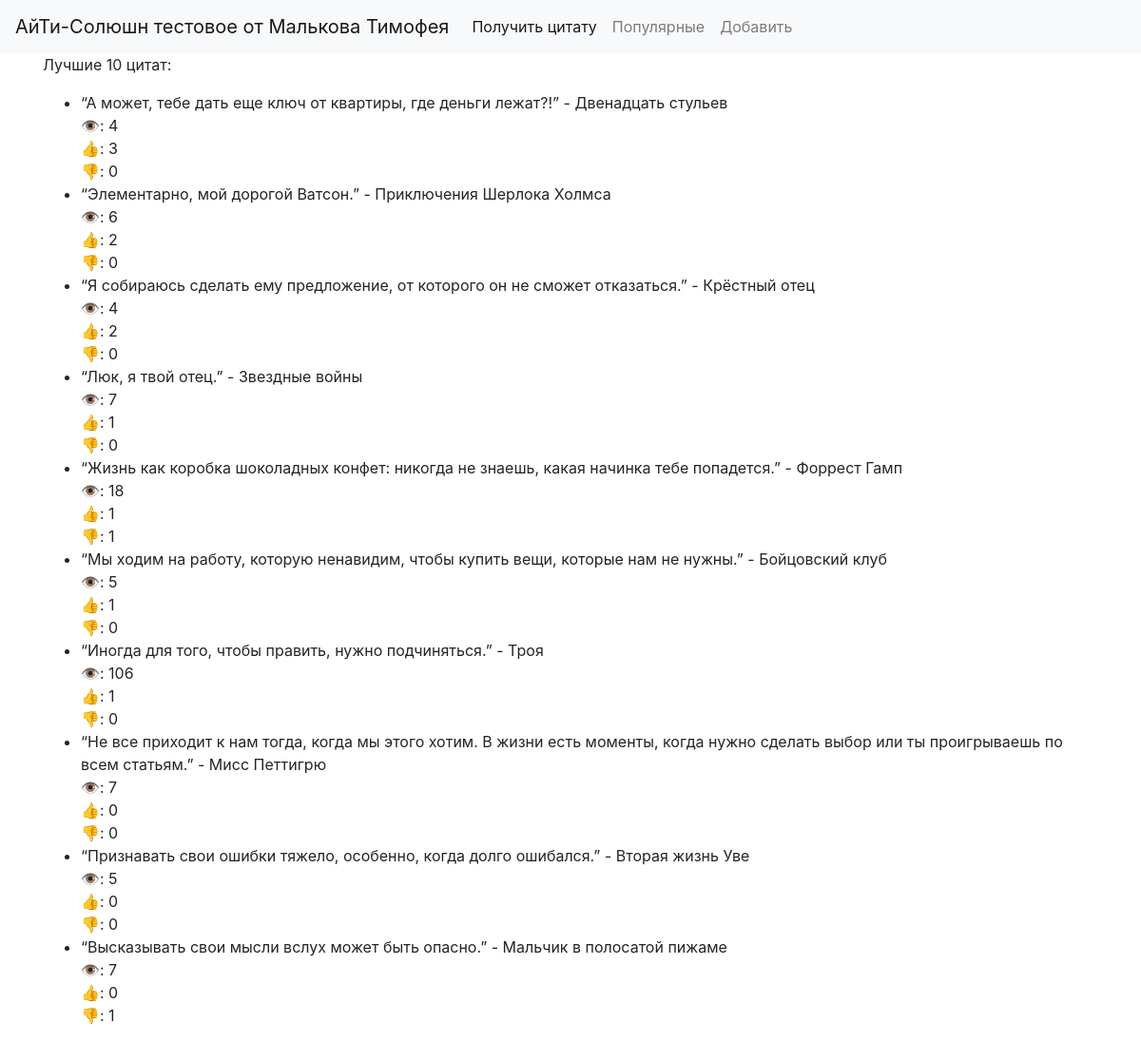
/board/, run on the app's committed database.
### myapp/models.py (models this page shows, shortened)
class QuoteItem(models.Model):
    quote = models.CharField(max_length=200)
    source = models.ForeignKey(Source, on_delete=models.CASCADE)
    weight = models.IntegerField(default=1)
    likes = models.IntegerField(default=0)
    dislikes = models.IntegerField(default=0)
    view_count = models.IntegerField(default=0)
    creation_date = models.DateField(auto_now_add=True)
    class Meta:
        unique_together = ['quote', 'source']

class Source(models.Model):
    name = models.CharField(max_length=200)
    class Meta:
        unique_together = ['name']
    def __str__(self):
        return f"{self.name}"

### myapp/views.py (the view)
# urls.py: path("board/", views.board, name="board")
def board(request):
    items = QuoteItem.objects.all().order_by('-likes')[:10]
    return render(request, "board.html", {"quotes": items})

### myapp/templates/board.html
{% extends "base.html" %} {% block title %} Popular quotes {% endblock %}
{% block content %}
<p> Лучшие 10 цитат: </p>
<ul>
    {% for quote in quotes %}
        <li>
            <q>{{ quote.quote }}</q> - {{ quote.source }}
            <br>👁: {{quote.view_count}}
            <br>👍: {{quote.likes}}
            <br>👎: {{quote.dislikes}}
        </li>
    {% endfor %}
</ul>
{% endblock %}

### myapp/templates/base.html (shortened to what this page needs)
<!DOCTYPE html>
<html lang="en">
  <head>
    <link rel="stylesheet" href="https://stackpath.bootstrapcdn.com/bootstrap/4.3.1/css/bootstrap.min.css"  rel="stylesheet" />
  </head>
  <body>
    <nav class="navbar navbar-expand-lg navbar-light bg-light">
      <a class="navbar-brand" href="#">АйТи-Солюшн тестовое от Малькова Тимофея</a>
      <div class="collapse navbar-collapse" id="navbarNav">
        <ul class="navbar-nav">
          <li class="nav-item active">
            <a class="nav-link" href="../index/">Получить цитату</a>
          </li>
          <li class="nav-item">
            <a class="nav-link" href="../board/">Популярные</a>
          </li>
          <li class="nav-item">
            <a class="nav-link" href="../add/">Добавить</a>
          </li>
        </ul>
      </div>
    </nav>
    <div class="container">{% block content %} {% endblock %}</div>
  </body>
</html>

### data on the page
QuoteItem: quote "А может, тебе дать еще ключ от квартиры, где деньги лежат?!", source "Двенадцать стульев", view_count "4", likes "3", dislikes "0"
QuoteItem: quote "Элементарно, мой дорогой Ватсон.", source "Приключения Шерлока Холмса", view_count "6", likes "2", dislikes "0"
QuoteItem: quote "Я собираюсь сделать ему предложение, от которого он не сможет отказаться.", source "Крёстный отец", view_count "4", likes "2", dislikes "0"
QuoteItem: quote "Люк, я твой отец.", source "Звездные войны", view_count "7", likes "1", dislikes "0"
QuoteItem: quote "Жизнь как коробка шоколадных конфет: никогда не знаешь, какая начинка тебе попадется.", source "Форрест Гамп", view_count "18", likes "1", dislikes "1"
QuoteItem: quote "Мы ходим на работу, которую ненавидим, чтобы купить вещи, которые нам не нужны.", source "Бойцовский клуб", view_count "5", likes "1", dislikes "0"
QuoteItem: quote "Иногда для того, чтобы править, нужно подчиняться.", source "Троя", view_count "106", likes "1", dislikes "0"
QuoteItem: quote "Не все приходит к нам тогда, когда мы этого хотим. В жизни есть моменты, когда нужно сделать выбор или ты проигрываешь по всем статьям.", source "Мисс Петтигрю", view_count "7", likes "0", dislikes "0"
QuoteItem: quote "Признавать свои ошибки тяжело, особенно, когда долго ошибался.", source "Вторая жизнь Уве", view_count "5", likes "0", dislikes "0"
QuoteItem: quote "Высказывать свои мысли вслух может быть опасно.", source "Мальчик в полосатой пижаме", view_count "7", likes "0", dislikes "1"
